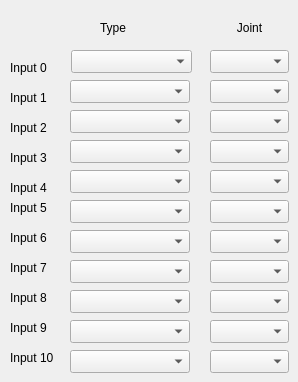
      <widget class="QWidget" name="inputs">
       <attribute name="title">
        <string>Inputs</string>
       </attribute>
       <widget class="QLabel" name="label_11">
        <property name="geometry">
         <rect>
          <x>10</x>
          <y>60</y>
          <width>59</width>
          <height>15</height>
         </rect>
        </property>
        <property name="text">
         <string>Input 0</string>
        </property>
       </widget>
       <widget class="QLabel" name="label_12">
        <property name="geometry">
         <rect>
          <x>10</x>
          <y>90</y>
          <width>59</width>
          <height>15</height>
         </rect>
        </property>
        <property name="text">
         <string>Input 1</string>
        </property>
       </widget>
       <widget class="QLabel" name="label_13">
        <property name="geometry">
         <rect>
          <x>10</x>
          <y>120</y>
          <width>59</width>
          <height>15</height>
         </rect>
        </property>
        <property name="text">
         <string>Input 2</string>
        </property>
       </widget>
       <widget class="QLabel" name="label_14">
        <property name="geometry">
         <rect>
          <x>10</x>
          <y>150</y>
          <width>59</width>
          <height>15</height>
         </rect>
        </property>
        <property name="text">
         <string>Input 3</string>
        </property>
       </widget>
       <widget class="QLabel" name="label_15">
        <property name="geometry">
         <rect>
          <x>10</x>
          <y>180</y>
          <width>59</width>
          <height>15</height>
         </rect>
        </property>
        <property name="text">
         <string>Input 4</string>
        </property>
       </widget>
       <widget class="QLabel" name="label_16">
        <property name="geometry">
         <rect>
          <x>10</x>
          <y>200</y>
          <width>59</width>
          <height>15</height>
         </rect>
        </property>
        <property name="text">
         <string>Input 5</string>
        </property>
       </widget>
       <widget class="QLabel" name="label_17">
        <property name="geometry">
         <rect>
          <x>10</x>
          <y>230</y>
          <width>59</width>
          <height>15</height>
         </rect>
        </property>
        <property name="text">
         <string>Input 6</string>
        </property>
       </widget>
       <widget class="QLabel" name="label_18">
        <property name="geometry">
         <rect>
          <x>10</x>
          <y>260</y>
          <width>59</width>
          <height>15</height>
         </rect>
        </property>
        <property name="text">
         <string>Input 7</string>
        </property>
       </widget>
       <widget class="QLabel" name="label_19">
        <property name="geometry">
         <rect>
          <x>10</x>
          <y>290</y>
          <width>59</width>
          <height>15</height>
         </rect>
        </property>
        <property name="text">
         <string>Input 8</string>
        </property>
       </widget>
       <widget class="QLabel" name="label_20">
        <property name="geometry">
         <rect>
          <x>10</x>
          <y>320</y>
          <width>59</width>
          <height>15</height>
         </rect>
        </property>
        <property name="text">
         <string>Input 9</string>
        </property>
       </widget>
       <widget class="QLabel" name="label_21">
        <property name="geometry">
         <rect>
          <x>10</x>
          <y>350</y>
          <width>59</width>
          <height>15</height>
         </rect>
        </property>
        <property name="text">
         <string>Input 10</string>
        </property>
       </widget>
       <widget class="QComboBox" name="input_0">
        <property name="geometry">
         <rect>
          <x>71</x>
          <y>50</y>
          <width>121</width>
          <height>23</height>
         </rect>
        </property>
       </widget>
       <widget class="QComboBox" name="input_1">
        <property name="geometry">
         <rect>
          <x>70</x>
          <y>80</y>
          <width>120</width>
          <height>23</height>
         </rect>
        </property>
       </widget>
       <widget class="QComboBox" name="input_2">
        <property name="geometry">
         <rect>
          <x>70</x>
          <y>110</y>
          <width>120</width>
          <height>23</height>
         </rect>
        </property>
       </widget>
       <widget class="QComboBox" name="input_3">
        <property name="geometry">
         <rect>
          <x>70</x>
          <y>140</y>
          <width>120</width>
          <height>23</height>
         </rect>
        </property>
       </widget>
       <widget class="QComboBox" name="input_4">
        <property name="geometry">
         <rect>
          <x>70</x>
          <y>170</y>
          <width>120</width>
          <height>23</height>
         </rect>
        </property>
       </widget>
       <widget class="QComboBox" name="input_5">
        <property name="geometry">
         <rect>
          <x>70</x>
          <y>200</y>
          <width>120</width>
          <height>23</height>
         </rect>
        </property>
       </widget>
       <widget class="QComboBox" name="input_6">
        <property name="geometry">
         <rect>
          <x>70</x>
          <y>230</y>
          <width>120</width>
          <height>23</height>
         </rect>
        </property>
       </widget>
       <widget class="QComboBox" name="input_7">
        <property name="geometry">
         <rect>
          <x>70</x>
          <y>260</y>
          <width>120</width>
          <height>23</height>
         </rect>
        </property>
       </widget>
       <widget class="QComboBox" name="input_8">
        <property name="geometry">
         <rect>
          <x>70</x>
          <y>290</y>
          <width>120</width>
          <height>23</height>
         </rect>
        </property>
       </widget>
       <widget class="QComboBox" name="input_9">
        <property name="geometry">
         <rect>
          <x>70</x>
          <y>320</y>
          <width>120</width>
          <height>23</height>
         </rect>
        </property>
       </widget>
       <widget class="QComboBox" name="input_10">
        <property name="geometry">
         <rect>
          <x>70</x>
          <y>350</y>
          <width>120</width>
          <height>23</height>
         </rect>
        </property>
       </widget>
       <widget class="QLabel" name="label_28">
        <property name="geometry">
         <rect>
          <x>100</x>
          <y>20</y>
          <width>59</width>
          <height>15</height>
         </rect>
        </property>
        <property name="text">
         <string>Type</string>
        </property>
       </widget>
       <widget class="QLabel" name="label_29">
        <property name="geometry">
         <rect>
          <x>220</x>
          <y>20</y>
          <width>59</width>
          <height>15</height>
         </rect>
        </property>
        <property name="text">
         <string>Joint</string>
        </property>
        <property name="alignment">
         <set>Qt::AlignCenter</set>
        </property>
       </widget>
       <widget class="QComboBox" name="inputJoint_0">
        <property name="geometry">
         <rect>
          <x>210</x>
          <y>50</y>
          <width>79</width>
          <height>23</height>
         </rect>
        </property>
       </widget>
       <widget class="QComboBox" name="inputJoint_1">
        <property name="geometry">
         <rect>
          <x>210</x>
          <y>80</y>
          <width>79</width>
          <height>23</height>
         </rect>
        </property>
       </widget>
       <widget class="QComboBox" name="inputJoint_2">
        <property name="geometry">
         <rect>
          <x>210</x>
          <y>110</y>
          <width>79</width>
          <height>23</height>
         </rect>
        </property>
       </widget>
       <widget class="QComboBox" name="inputJoint_3">
        <property name="geometry">
         <rect>
          <x>210</x>
          <y>140</y>
          <width>79</width>
          <height>23</height>
         </rect>
        </property>
       </widget>
       <widget class="QComboBox" name="inputJoint_4">
        <property name="geometry">
         <rect>
          <x>210</x>
          <y>170</y>
          <width>79</width>
          <height>23</height>
         </rect>
        </property>
       </widget>
       <widget class="QComboBox" name="inputJoint_5">
        <property name="geometry">
         <rect>
          <x>210</x>
          <y>200</y>
          <width>79</width>
          <height>23</height>
         </rect>
        </property>
       </widget>
       <widget class="QComboBox" name="inputJoint_6">
        <property name="geometry">
         <rect>
          <x>210</x>
          <y>230</y>
          <width>79</width>
          <height>23</height>
         </rect>
        </property>
       </widget>
       <widget class="QComboBox" name="inputJoint_7">
        <property name="geometry">
         <rect>
          <x>210</x>
          <y>260</y>
          <width>79</width>
          <height>23</height>
         </rect>
        </property>
       </widget>
       <widget class="QComboBox" name="inputJoint_8">
        <property name="geometry">
         <rect>
          <x>210</x>
          <y>290</y>
          <width>79</width>
          <height>23</height>
         </rect>
        </property>
       </widget>
       <widget class="QComboBox" name="inputJoint_9">
        <property name="geometry">
         <rect>
          <x>210</x>
          <y>320</y>
          <width>79</width>
          <height>23</height>
         </rect>
        </property>
       </widget>
       <widget class="QComboBox" name="inputJoint_10">
        <property name="geometry">
         <rect>
          <x>210</x>
          <y>350</y>
          <width>79</width>
          <height>23</height>
         </rect>
        </property>
       </widget>
      </widget>
